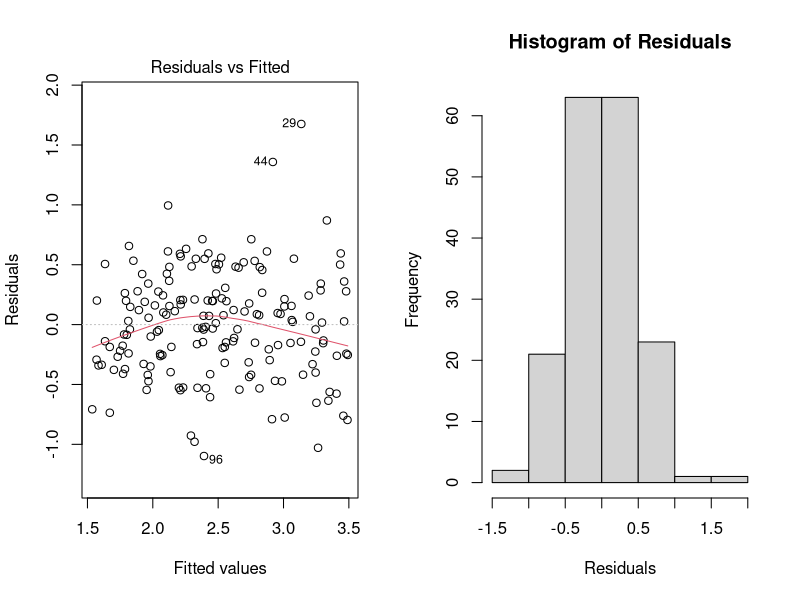

Recreate this plot in R. (Note: this script raises an error after producing the figure.)
## ---- chunk 1
hands <- read.csv("data/hands.csv")

## rename variables (odd original coding)
colnames(hands) <- c("time","speed","age","dominant","gender",
                     "HD","handUsed") 
hands$dominant <- factor(hands$dominant)
hands$gender <- factor(hands$gender)
hands$HD <- factor(hands$HD)
hands$handUsed <- factor(hands$handUsed)
## ---- chunk 2
lm.hand <- lm(speed~age, data = hands)
par(mfrow=c(1,2))
plot(lm.hand, which=1)
hist(lm.hand$resid, xlab="Residuals", ylab="Frequency",
     main = "Histogram of Residuals")
## ---- chunk 3
qt(0.95+0.025, 172) #95% t* multiplier 
## ---- chunk 4
ggplot(data = hands,   #This is the data set
       aes(x = age, y = speed, color = dominant))+  #Specify variables
  geom_point(aes(pch = dominant)) +  #Add scatterplot of points
  labs(x = "Age (yrs)",  #Label x-axis
       y = "Speed (sec/peg)",  #Label y-axis
       legend = "Dominant hand",  #Label your legend
       title = "Scatterplot of Age vs. Speed") + #Be sure to tile your plots
  geom_smooth(method = "lm", se = FALSE) +  #Add regression line
  scale_color_grey() #Make greyscale for printing 
